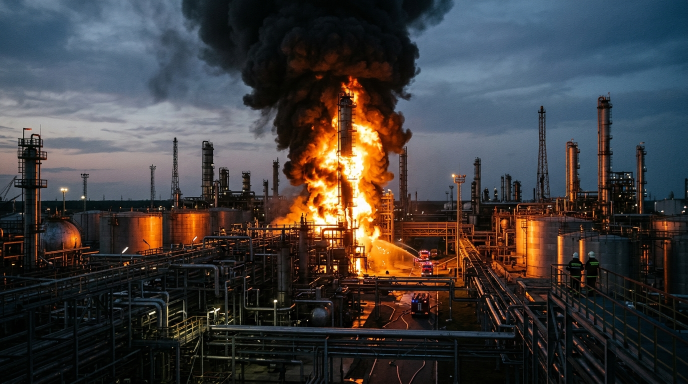
#> input picture assets/hero-refinery.jpg, 1376 x 768 px (shown at 1/2 size)
$ python compose.py
#> lines starting #> are read from the running program, lines starting #| are printed output that depends on the picture
#!/usr/bin/env python3
"""Render the 1024x1024 'The World Today' editorial front page PNG."""

from __future__ import annotations

from dataclasses import dataclass
from pathlib import Path
from typing import Iterable

from PIL import Image, ImageDraw, ImageFont

CANVAS_SIZE = 1024
OUTER_MARGIN = 32
COLUMN_GAP = 16


@dataclass(frozen=True)
class Palette:
    page_bg: tuple[int, int, int] = (11, 15, 23)
    card_bg: tuple[int, int, int] = (16, 22, 33)
    card_border: tuple[int, int, int] = (40, 50, 66)
    scrim_rgb: tuple[int, int, int] = (10, 14, 22)
    accent_gold: tuple[int, int, int] = (232, 188, 64)
    ink_white: tuple[int, int, int] = (247, 249, 252)
    ink_body: tuple[int, int, int] = (212, 220, 232)
    ink_muted: tuple[int, int, int] = (145, 156, 173)
    footer_rule: tuple[int, int, int] = (58, 69, 88)


@dataclass(frozen=True)
class Rect:
    x: int
    y: int
    w: int
    h: int

    @property
    def x2(self) -> int:
        return self.x + self.w

    @property
    def y2(self) -> int:
        return self.y + self.h

    @property
    def box(self) -> tuple[int, int, int, int]:
        return (self.x, self.y, self.x2 - 1, self.y2 - 1)

    def split_columns(self, gap: int) -> tuple[Rect, Rect]:
        col_w = (self.w - gap) // 2
        left = Rect(self.x, self.y, col_w, self.h)
        right = Rect(self.x + col_w + gap, self.y, self.w - col_w - gap, self.h)
        return left, right


@dataclass(frozen=True)
class PanelStory:
    image_file: str
    focal: tuple[float, float]
    kicker: str
    headline: str
    body: str


@dataclass(frozen=True)
class BriefStory:
    kicker: str
    headline: str


FONT_CANDIDATES: dict[str, tuple[str, ...]] = {
    "masthead": (
        "/usr/share/fonts/truetype/noto/NotoSans-SemiCondensedBlack.ttf",
        "/usr/share/fonts/truetype/noto/NotoSans-Black.ttf",
        "/usr/share/fonts/truetype/dejavu/DejaVuSans-Bold.ttf",
    ),
    "display": (
        "/usr/share/fonts/truetype/noto/NotoSans-SemiCondensedExtraBold.ttf",
        "/usr/share/fonts/truetype/noto/NotoSans-CondensedBold.ttf",
        "/usr/share/fonts/truetype/noto/NotoSans-Bold.ttf",
        "/usr/share/fonts/truetype/dejavu/DejaVuSans-Bold.ttf",
    ),
    "bold": (
        "/usr/share/fonts/truetype/noto/NotoSans-Bold.ttf",
        "/usr/share/fonts/truetype/liberation/LiberationSans-Bold.ttf",
        "/usr/share/fonts/truetype/dejavu/DejaVuSans-Bold.ttf",
    ),
    "semibold": (
        "/usr/share/fonts/truetype/noto/NotoSans-SemiBold.ttf",
        "/usr/share/fonts/truetype/noto/NotoSans-Bold.ttf",
        "/usr/share/fonts/truetype/dejavu/DejaVuSans-Bold.ttf",
    ),
    "regular": (
        "/usr/share/fonts/truetype/noto/NotoSans-Regular.ttf",
        "/usr/share/fonts/truetype/liberation/LiberationSans-Regular.ttf",
        "/usr/share/fonts/truetype/dejavu/DejaVuSans.ttf",
    ),
}


class FontBank:
    """Resolves and caches TrueType fonts by semantic role and pixel size."""

    def __init__(self, candidates: dict[str, tuple[str, ...]]) -> None:
        self._resolved: dict[str, str] = {}
        for role, paths in candidates.items():
            found = next((p for p in paths if Path(p).is_file()), None)
            if found is None:
                raise FileNotFoundError(f"No font found for role '{role}': {paths}")
            self._resolved[role] = found
        self._cache: dict[tuple[str, int], ImageFont.FreeTypeFont] = {}

    def get(self, role: str, size: int) -> ImageFont.FreeTypeFont:
#> in render_hero, raw is the input picture: PIL image 1376x768 RGB; mean R, G, B 64, 61, 61.2
        key = (role, size)
        if key not in self._cache:
            self._cache[key] = ImageFont.truetype(self._resolved[role], size=size)
        return self._cache[key]


def cover_crop(
    source: Image.Image,
    target_w: int,
    target_h: int,
    focal: tuple[float, float] = (0.5, 0.5),
) -> Image.Image:
    """Resize and crop an image to fill (target_w, target_h) around focal point."""
#> called with target_w = 958, target_h = 402, focal = (0.5, 0.28)
    src_w, src_h = source.size
#> src_w = 1376; src_h = 768
    target_ratio = target_w / target_h
    src_ratio = src_w / src_h
#> src_ratio = 1.79

    if src_ratio > target_ratio:
        crop_h = src_h
        crop_w = int(round(src_h * target_ratio))
    else:
        crop_w = src_w
#> crop_w = 1376
        crop_h = int(round(src_w / target_ratio))
#> crop_h = 577

    fx, fy = focal
    left = int(round((src_w - crop_w) * fx))
#> left = 0
    top = int(round((src_h - crop_h) * fy))
#> top = 53
    left = max(0, min(src_w - crop_w, left))
    top = max(0, min(src_h - crop_h, top))

    cropped = source.crop((left, top, left + crop_w, top + crop_h))
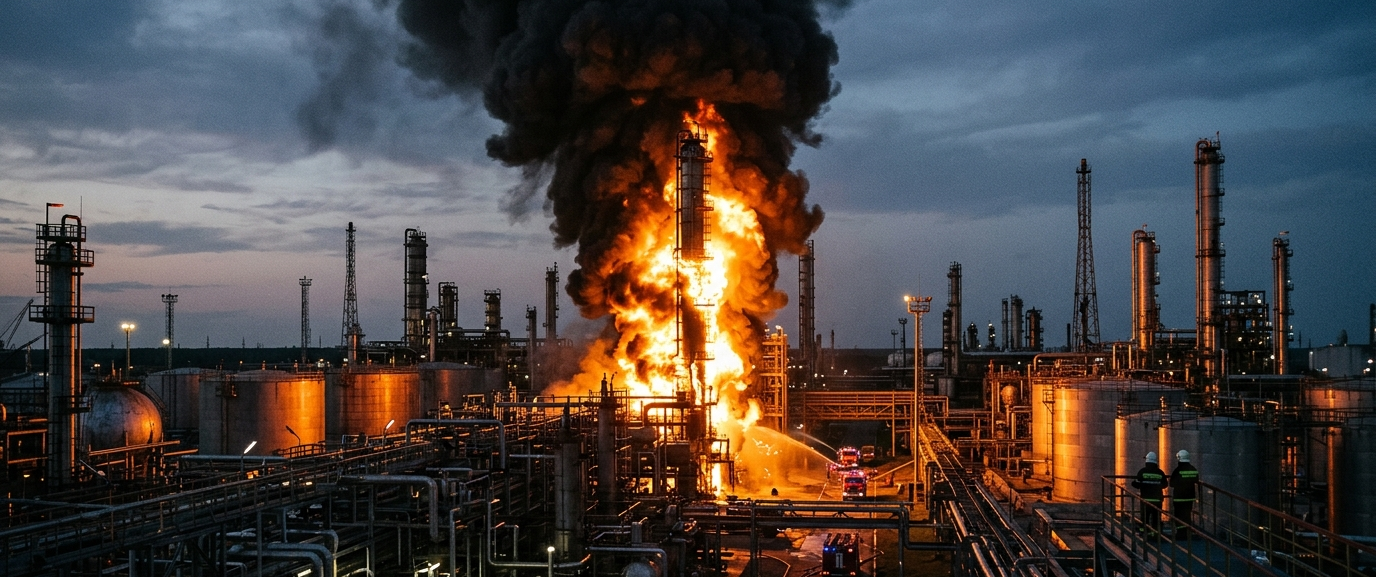
#> cropped: PIL image 1376x577 RGB; mean R, G, B 76.4, 70.1, 69
    return cropped.resize((target_w, target_h), Image.Resampling.LANCZOS)


def apply_bottom_scrim(
    photo: Image.Image,
    start_frac: float,
    solid_frac: float,
    max_alpha: int,
    scrim_rgb: tuple[int, int, int],
    power: float = 1.35,
) -> Image.Image:
    """Composite a smooth bottom-to-top dark scrim over an RGB photo.

    The opacity ramps from 0 at start_frac up to max_alpha at solid_frac and
    holds at max_alpha through the bottom edge for high text contrast.
    """
#> called with start_frac = 0.38, solid_frac = 0.8, max_alpha = 240, scrim_rgb = (10, 14, 22), power = 1.35
    w, h = photo.size
#> w = 958; h = 402
    start_y = int(round(h * start_frac))
#> start_y = 153
    solid_y = max(start_y + 1, int(round(h * solid_frac)))
#> solid_y = 322
    span = solid_y - start_y
#> span = 169

    # Build a 1-pixel-wide vertical alpha ramp and stretch it horizontally.
    ramp = Image.new("L", (1, h), 0)
    ramp_px = ramp.load()
    for y in range(start_y, h):
        if y >= solid_y:
            alpha = max_alpha
        else:
            t = (y - start_y) / span
            alpha = int(round(max_alpha * (t**power)))
        ramp_px[0, y] = max(0, min(255, alpha))
    alpha_mask = ramp.resize((w, h), Image.Resampling.NEAREST)

    overlay = Image.new("RGBA", (w, h), (*scrim_rgb, 0))
    overlay.putalpha(alpha_mask)

    composited = Image.alpha_composite(photo.convert("RGBA"), overlay)
    return composited.convert("RGB")


def wrap_lines(
    draw: ImageDraw.ImageDraw,
    text: str,
    font: ImageFont.FreeTypeFont,
    max_width: int,
) -> list[str]:
    """Wrap text on word boundaries so each line fits within max_width."""
    words = text.split()
    lines: list[str] = []
    current: list[str] = []

    for word in words:
        trial = " ".join((*current, word))
        if not current or draw.textlength(trial, font=font) <= max_width:
            current.append(word)
        else:
            lines.append(" ".join(current))
            current = [word]

    if current:
        lines.append(" ".join(current))
    return lines


def fit_single_line(
    draw: ImageDraw.ImageDraw,
    text: str,
    fonts: FontBank,
    role: str,
    max_size: int,
    min_size: int,
    max_width: int,
) -> ImageFont.FreeTypeFont:
    """Choose the largest font size in [min_size, max_size] fitting on one line."""
#> called with role = 'display', max_size = 36, min_size = 26, max_width = 902
    for size in range(max_size, min_size - 1, -1):
        candidate = fonts.get(role, size)
        if draw.textlength(text, font=candidate) <= max_width:
            return candidate
    return fonts.get(role, min_size)


def draw_lines(
    draw: ImageDraw.ImageDraw,
    lines: Iterable[str],
    x: int,
    y: int,
    font: ImageFont.FreeTypeFont,
    fill: tuple[int, int, int],
    line_step: int,
) -> int:
    """Draw lines starting at (x, y) and return y after the last line."""
#> called with x = 55, y = 440, fill = (212, 220, 232), line_step = 23
    cursor_y = y
    for line in lines:
        draw.text((x, cursor_y), line, font=font, fill=fill)
        cursor_y += line_step
    return cursor_y


def render_masthead(
    draw: ImageDraw.ImageDraw,
    fonts: FontBank,
    palette: Palette,
    bounds: Rect,
) -> None:
    title_font = fonts.get("masthead", 56)
    draw.text((bounds.x, bounds.y - 2), "THE WORLD TODAY", font=title_font, fill=palette.ink_white)

    sub_y = bounds.y + 62
    tagline_font = fonts.get("bold", 15)
    date_font = fonts.get("bold", 18)

    draw.text(
        (bounds.x, sub_y + 3),
        "THE DAY IN ONE PICTURE",
        font=tagline_font,
        fill=palette.accent_gold,
    )

    date_text = "TUESDAY 24 NOVEMBER 2026"
    date_w = draw.textlength(date_text, font=date_font)
    draw.text(
        (bounds.x2 - date_w, sub_y),
        date_text,
        font=date_font,
        fill=palette.ink_white,
    )

    rule_y = bounds.y2 - 3
    draw.rectangle((bounds.x, rule_y, bounds.x2 - 1, rule_y + 2), fill=palette.accent_gold)


def render_hero(
    canvas: Image.Image,
    draw: ImageDraw.ImageDraw,
    fonts: FontBank,
    palette: Palette,
    bounds: Rect,
    assets_dir: Path,
) -> None:
    inner = Rect(bounds.x + 1, bounds.y + 1, bounds.w - 2, bounds.h - 2)
    with Image.open(assets_dir / "hero-refinery.jpg") as raw:
        photo = cover_crop(raw.convert("RGB"), inner.w, inner.h, focal=(0.5, 0.28))

    scrimmed = apply_bottom_scrim(
        photo,
        start_frac=0.38,
        solid_frac=0.80,
        max_alpha=240,
        scrim_rgb=palette.scrim_rgb,
        power=1.35,
    )
    canvas.paste(scrimmed, (inner.x, inner.y))
    draw.rectangle(bounds.box, outline=palette.card_border, width=1)

    pad_x = 22
    text_x = inner.x + pad_x
    text_w = inner.w - 2 * pad_x

    kicker = "MOSCOW · OIL WAR"
    headline = "PUTIN VOWS RETALIATION OVER REFINERY STRIKES"
    subline = (
        "Putin says Ukraine keeps striking Russian oil refineries despite President Trump's "
        'requests to stop, warning "retaliatory measures are inevitable"; Kyiv replies: '
        '"Stop complaining. End the war." Ukrainian drones have cut Russian refining output '
        "by about 45% since late October."
    )

    kicker_font = fonts.get("bold", 15)
    headline_font = fit_single_line(draw, headline, fonts, "display", 36, 26, text_w - 12)
    sub_font = fonts.get("regular", 16)

    sub_lines = wrap_lines(draw, subline, sub_font, min(text_w, 780))
    sub_step = 23
    sub_block_h = len(sub_lines) * sub_step

    bottom_pad = 18
    sub_y = inner.y2 - bottom_pad - sub_block_h
    headline_y = sub_y - 48
    kicker_y = headline_y - 25

    draw.text((text_x, kicker_y), kicker, font=kicker_font, fill=palette.accent_gold)
    draw.text((text_x, headline_y), headline, font=headline_font, fill=palette.ink_white)
    draw_lines(draw, sub_lines, text_x, sub_y, sub_font, palette.ink_body, sub_step)


def render_panel(
    canvas: Image.Image,
    draw: ImageDraw.ImageDraw,
    fonts: FontBank,
    palette: Palette,
    bounds: Rect,
    story: PanelStory,
    assets_dir: Path,
) -> None:
    draw.rectangle(bounds.box, fill=palette.card_bg, outline=palette.card_border, width=1)

    photo_h = 148
    photo_rect = Rect(bounds.x + 1, bounds.y + 1, bounds.w - 2, photo_h)
    with Image.open(assets_dir / story.image_file) as raw:
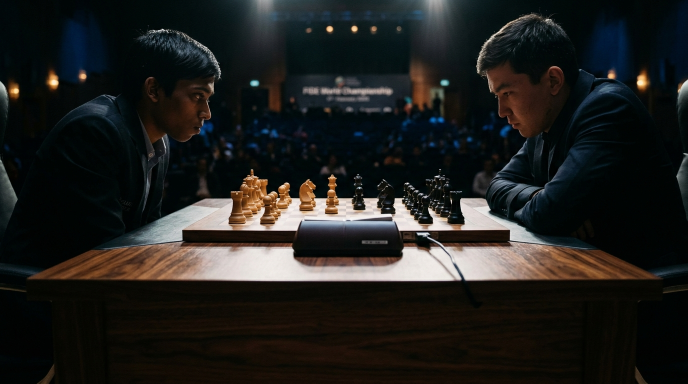
#> input picture assets/panel-chess.jpg, 1376 x 768 px (shown at 1/2 size)
#> raw is the input picture: PIL image 1376x768 RGB; mean R, G, B 31.6, 31.8, 29.7
        photo = cover_crop(raw.convert("RGB"), photo_rect.w, photo_rect.h, focal=story.focal)

    faded = apply_bottom_scrim(
        photo,
        start_frac=0.65,
        solid_frac=0.98,
        max_alpha=250,
        scrim_rgb=palette.card_bg,
        power=1.4,
    )
#> call 2 of apply_bottom_scrim, with start_frac = 0.65, solid_frac = 0.98, max_alpha = 250, scrim_rgb = (16, 22, 33), power = 1.4
#> in apply_bottom_scrim (call 2), `alpha_mask = ramp.resize((w, h), Image.Resampling.NEAREST)`:
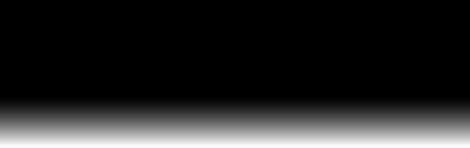
#> alpha_mask: PIL image 470x148 L; min 0, max 250, mean 38.7
#> in apply_bottom_scrim (call 2), `overlay.putalpha(alpha_mask)`:
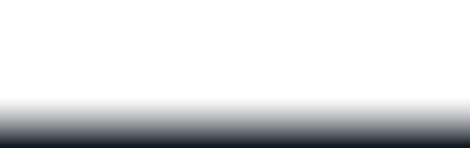
#> overlay: PIL image 470x148 RGBA; mean R, G, B, A 16, 22, 33, 38.7; transparent parts drawn white
    canvas.paste(faded, (photo_rect.x, photo_rect.y))

    pad_x = 16
    text_x = bounds.x + pad_x
    text_w = bounds.w - 2 * pad_x

    kicker_font = fonts.get("bold", 13)
    headline_font = fit_single_line(draw, story.headline, fonts, "display", 21, 15, text_w)
    body_font = fonts.get("regular", 14)

    kicker_y = photo_rect.y2 - 2
    headline_y = kicker_y + 20
    body_y = headline_y + 29

    draw.text((text_x, kicker_y), story.kicker, font=kicker_font, fill=palette.accent_gold)
    draw.text((text_x, headline_y), story.headline, font=headline_font, fill=palette.ink_white)

    body_lines = wrap_lines(draw, story.body, body_font, text_w)
    draw_lines(draw, body_lines, text_x, body_y, body_font, palette.ink_body, line_step=19)


def render_brief_strip(
    draw: ImageDraw.ImageDraw,
    fonts: FontBank,
    palette: Palette,
    bounds: Rect,
    brief: BriefStory,
) -> None:
    draw.rectangle(bounds.box, fill=palette.card_bg, outline=palette.card_border, width=1)
    draw.rectangle(
        (bounds.x, bounds.y, bounds.x2 - 1, bounds.y + 3),
        fill=palette.accent_gold,
    )

    pad_x = 16
    text_x = bounds.x + pad_x
    text_w = bounds.w - 2 * pad_x

    kicker_font = fonts.get("bold", 12)
    headline_font = fonts.get("bold", 17)

    kicker_y = bounds.y + 13
    headline_y = kicker_y + 20

    draw.text((text_x, kicker_y), brief.kicker, font=kicker_font, fill=palette.accent_gold)
    lines = wrap_lines(draw, brief.headline, headline_font, text_w - 8)
    draw_lines(draw, lines, text_x, headline_y, headline_font, palette.ink_white, line_step=23)


def render_footer(
    draw: ImageDraw.ImageDraw,
    fonts: FontBank,
    palette: Palette,
    bounds: Rect,
    text: str,
) -> None:
    draw.line((bounds.x, bounds.y, bounds.x2 - 1, bounds.y), fill=palette.footer_rule, width=1)
    footer_font = fit_single_line(draw, text, fonts, "regular", 13, 10, bounds.w)
    draw.text((bounds.x, bounds.y + 12), text, font=footer_font, fill=palette.ink_muted)


def compose_front_page(assets_dir: Path, output_path: Path) -> None:
    palette = Palette()
    fonts = FontBank(FONT_CANDIDATES)

    canvas = Image.new("RGB", (CANVAS_SIZE, CANVAS_SIZE), palette.page_bg)
    draw = ImageDraw.Draw(canvas)

    content_w = CANVAS_SIZE - 2 * OUTER_MARGIN

    masthead_rect = Rect(OUTER_MARGIN, 18, content_w, 94)
    hero_rect = Rect(OUTER_MARGIN, 124, content_w, 404)
    panels_rect = Rect(OUTER_MARGIN, 542, content_w, 308)
    briefs_rect = Rect(OUTER_MARGIN, 864, content_w, 94)
    footer_rect = Rect(OUTER_MARGIN, 974, content_w, 34)

    render_masthead(draw, fonts, palette, masthead_rect)
    render_hero(canvas, draw, fonts, palette, hero_rect, assets_dir)

    left_panel_rect, right_panel_rect = panels_rect.split_columns(COLUMN_GAP)
    left_story = PanelStory(
        image_file="panel-chess.jpg",
        focal=(0.5, 0.55),
        kicker="GENEVA · WORLD CHESS CHAMPIONSHIP",
        headline="GAME 1 ENDS IN 38-MOVE DRAW",
        body=(
            "Sindarov (White) and champion Gukesh drew their Berlin Defence opener in "
            "38 moves; Gukesh held firm despite trailing by 50 minutes on the clock, and "
            "a mistaken draw claim cost Sindarov a two-minute penalty. Score 0.5-0.5; "
            "Game 2 is Wednesday with Gukesh White."
        ),
    )
    right_story = PanelStory(
        image_file="panel-gaza.jpg",
        focal=(0.5, 0.48),
        kicker="GAZA CITY · AIRSTRIKE",
        headline="ISRAELI STRIKE KILLS HAMAS SECURITY CHIEF",
        body=(
            "An Israeli airstrike on Gaza City killed Naeem Abu Nahel, director of "
            "Hamas's internal security apparatus, two months after he took the post; "
            "both sides confirmed his death."
        ),
    )
    render_panel(canvas, draw, fonts, palette, left_panel_rect, left_story, assets_dir)
    render_panel(canvas, draw, fonts, palette, right_panel_rect, right_story, assets_dir)
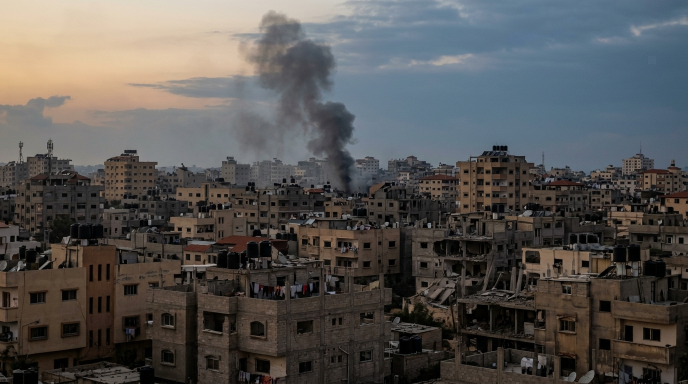
#> input picture assets/panel-gaza.jpg, 1376 x 768 px (shown at 1/2 size)
#> in render_panel, raw is the input picture: PIL image 1376x768 RGB; mean R, G, B 86, 83.9, 82.6
#> call 3 of apply_bottom_scrim, with start_frac = 0.65, solid_frac = 0.98, max_alpha = 250, scrim_rgb = (16, 22, 33), power = 1.4
#> in apply_bottom_scrim (call 3), `composited = Image.alpha_composite(photo.convert("RGBA"), overlay)`:
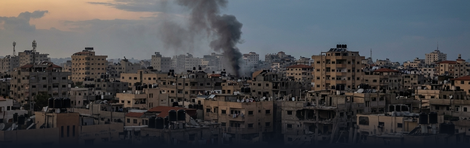
#> composited: PIL image 470x148 RGBA; mean R, G, B, A 72.4, 73.2, 76, 255

    left_brief_rect, right_brief_rect = briefs_rect.split_columns(COLUMN_GAP)
    render_brief_strip(
        draw,
        fonts,
        palette,
        left_brief_rect,
        BriefStory(
            kicker="NEPAL · EARTHQUAKE",
            headline="NEPAL: MAGNITUDE 5.6 QUAKE SHAKES KOSHI PROVINCE NEAR CHINA BORDER",
        ),
    )
    render_brief_strip(
        draw,
        fonts,
        palette,
        right_brief_rect,
        BriefStory(
            kicker="WALL STREET · MARKETS",
            headline="WALL STREET SURGES AS HUANG RETURNS TO NVIDIA — NASDAQ JUMPS 6.51%",
        ),
    )

    footer_text = (
        'IRAN VOWS TO RESIST US NAVAL BLOCKADE WITH "ALL ITS TOOLS"; '
        "SINGER PARASTOO AHMADI FLOGGED 74 TIMES"
    )
    render_footer(draw, fonts, palette, footer_rect, footer_text)

    canvas.save(output_path, format="PNG", optimize=True, compress_level=9)
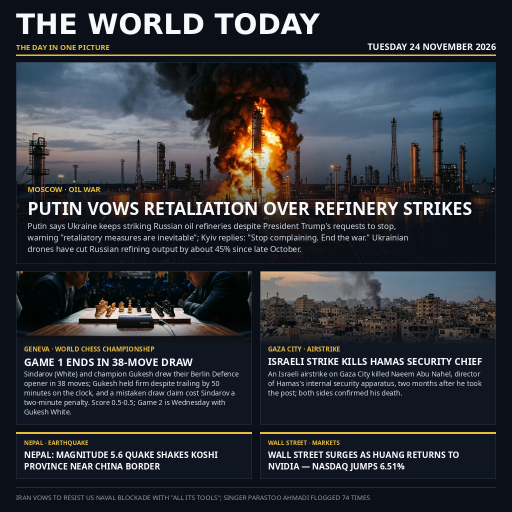
#> saved as entry.png: PIL image 1024x1024 RGB (shown at 1/2 size); mean R, G, B 48.3, 51.3, 57


def main() -> None:
    repo_root = Path(__file__).resolve().parent
    compose_front_page(repo_root / "assets", repo_root / "entry.png")


if __name__ == "__main__":
    main()
